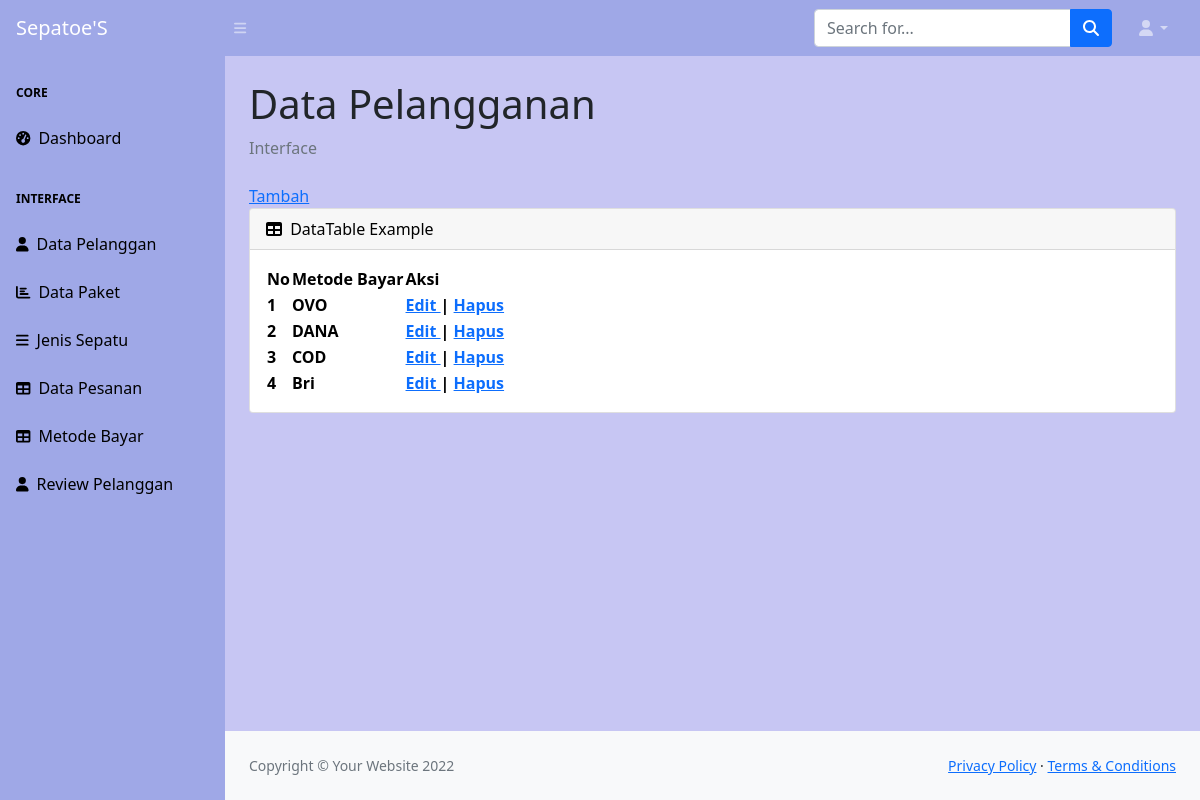
The page /admin/Metode-bayar.php on the database its author committed.
### tables this page shows
CREATE TABLE `tb_metode` (
  `id_metode` int(11) NOT NULL,
  `nama` varchar(50) NOT NULL
);

### admin/Metode-bayar.php (the view, shortened to what this page needs)
<?php
include '../koneksi.php';
$sql = mysqli_query($conn, "SELECT * FROM tb_metode");
?>
<!DOCTYPE html>
<html lang="en">
    <head>
        <link href="https://cdn.jsdelivr.net/npm/simple-datatables@latest/dist/style.css" rel="stylesheet" />
        <link href="css/styles.css" rel="stylesheet" />
    </head>
    <body class="sb-nav-fixed">
        <nav class="sb-topnav navbar navbar-expand navbar-dark" style="background-color: #9FA8E7;">
            <a class="navbar-brand ps-3" href="index.html">Sepatoe'S</a>
            <button class="btn btn-link btn-sm order-1 order-lg-0 me-4 me-lg-0" id="sidebarToggle" href="#!"><i class="fas fa-bars"></i></button>
            <form class="d-none d-md-inline-block form-inline ms-auto me-0 me-md-3 my-2 my-md-0">
                <div class="input-group">
                    <input class="form-control" type="text" placeholder="Search for..." aria-label="Search for..." aria-describedby="btnNavbarSearch" />
                    <button class="btn btn-primary" id="btnNavbarSearch" type="button"><i class="fas fa-search"></i></button>
                </div>
            </form>
            <ul class="navbar-nav ms-auto ms-md-0 me-3 me-lg-4">
                <li class="nav-item dropdown">
                    <a class="nav-link dropdown-toggle" id="navbarDropdown" href="#" role="button" data-bs-toggle="dropdown" aria-expanded="false"><i class="fas fa-user fa-fw"></i></a>
                </li>
            </ul>
        </nav>
        <div id="layoutSidenav" style="background-color: #C7C6F3;">
            <div id="layoutSidenav_nav">
                <nav class="sb-sidenav accordion sb-sidenav-dark" id="sidenavAccordion" style="background-color: #9FA8E7;">
                    <div class="sb-sidenav-menu">
                        <div class="nav" >
                            <div class="sb-sidenav-menu-heading" style="color: black;">Core</div>
                            <a class="nav-link" href="index.html" style="color: black;">
                                <div class="sb-nav-link-icon"><i class="fas fa-tachometer-alt" style="color: black;"></i></div>
                                Dashboard
                            </a>
                            <div class="sb-sidenav-menu-heading" style="color: black;">Interface</div>
                            <a class="nav-link" href="Data-pelanggan.php" style="color: black;">
                                <div class="sb-nav-link-icon"><i class="fas fa-user" style="color: black;"></i></div>
                                Data Pelanggan
                            </a>
                            <a class="nav-link" href="Data-paket.php" style="color: black;">
                                <div class="sb-nav-link-icon"><i class="fas fa-chart-bar" style="color: black;"></i></div>
                                Data Paket
                            </a>
                            <a class="nav-link" href="Jenis-sepatu.php"style="color: black;">
                                <div class="sb-nav-link-icon"><i class="fas fa-bars"style="color: black;"></i></div>
                                Jenis Sepatu
                            </a>
                            <a class="nav-link" href="Data-Pesanan.php"style="color: black;">
                                <div class="sb-nav-link-icon"><i class="fas fa-table"style="color: black;"></i></div>
                                Data Pesanan
                            </a>
                            <a class="nav-link" href="Metode-bayar.php"style="color: black;">
                                <div class="sb-nav-link-icon"><i class="fas fa-table"style="color: black;"></i></div>
                                Metode Bayar
                            </a>
                            <a class="nav-link" href="Review-pelanggan.php"style="color: black;">
                                <div class="sb-nav-link-icon"><i class="fas fa-user"style="color: black;"></i></div>
                                Review Pelanggan
                            </a>
                        </div>
                </nav>
            </div>
            <div id="layoutSidenav_content">
                <main>
                    <div class="container-fluid px-4">
                        <h1 class="mt-4">Data Pelangganan</h1>
                        <ol class="breadcrumb mb-4">
                            <li class="breadcrumb-item active">Interface</li>
                        </ol>
                        <a href="met_tambah.php"> Tambah</a>
                        <div class="card mb-4" style="color: black;">
                            <div class="card-header">
                                <i class="fas fa-table me-1"></i>
                                DataTable Example
                            </div>
                            <div class="card-body">
                                <table id="datatablesSimple">
                                    <thead>
                                        <tr>
                                            <th>No</th>
                                            <th>Metode Bayar</th>
                                            <th>Aksi</th>
                                        </tr>
                                    </thead>
                                    <tbody>
                                    <?php
                                    foreach ($sql as $s) {
                                        ?>
                                        <tr>
                                            <th><?= $s['id_metode']?></th>
                                            <th><?= $s['nama']?></th>
                                            <th><a href="met_edit.php?id=<?=$s['id_metode'] ?>">Edit </a> | <a href="met_hapus.php?id=<?=$s['id_metode']?>">Hapus</a></th>
                                        </tr>
                                        <?php
                                    }
                                        ?>
                                    </tbody>
                                </table>
                            </div>
                        </div>
                    </div>
                </main>
                <footer class="py-4 bg-light mt-auto">
                    <div class="container-fluid px-4">
                        <div class="d-flex align-items-center justify-content-between small">
                            <div class="text-muted">Copyright &copy; Your Website 2022</div>
                            <div>
                                <a href="#">Privacy Policy</a>
                                &middot;
                                <a href="#">Terms &amp; Conditions</a>
                            </div>
                        </div>
                    </div>
                </footer>
            </div>
        </div>
    </body>
</html>

### rows shown on the page
tb_metode: id_metode "1", nama "OVO"
tb_metode: id_metode "2", nama "DANA"
tb_metode: id_metode "3", nama "COD"
tb_metode: id_metode "4", nama "Bri"
